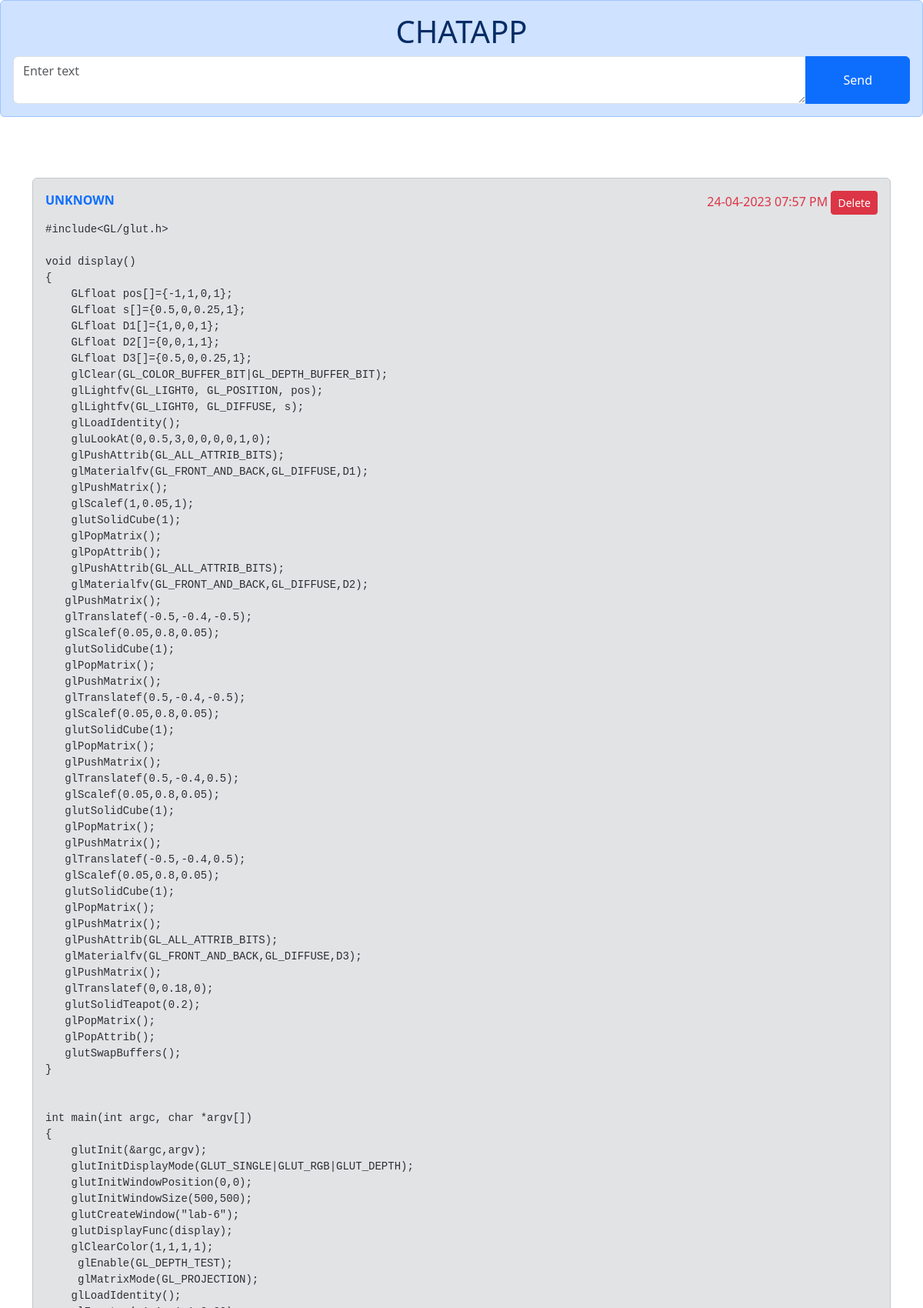
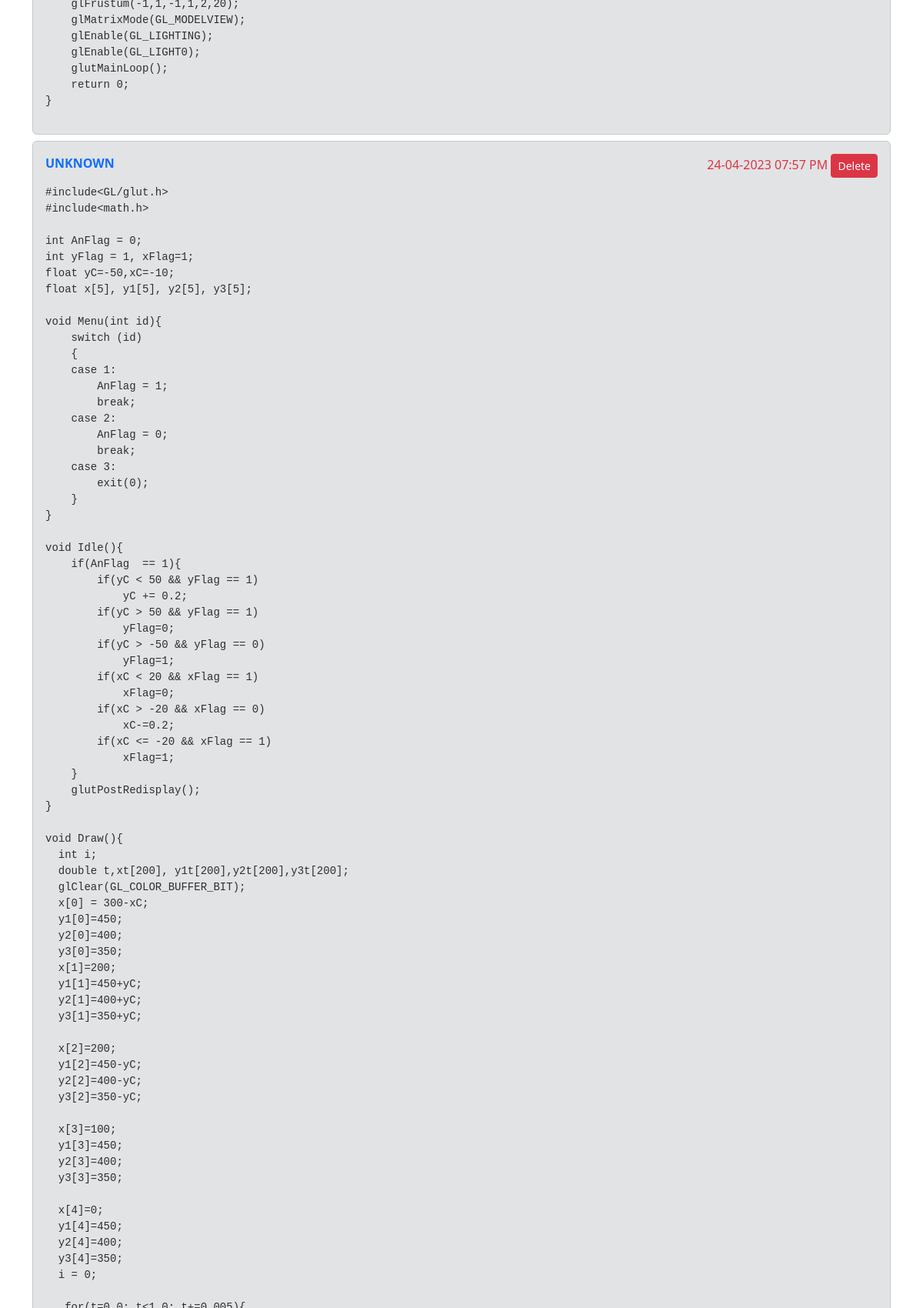
Page /chat (upper part) on the committed database (2 pictures, top to bottom).
### chatapp/models.py (models this page shows)
class Chat(models.Model):
    text = models.CharField(max_length=100000000)
    time = models.CharField(max_length=100)

### chatapp/views.py (the view)
# urls.py: path("chat",views.chat,name="chat"),
def chat(request):
    if request.method == 'POST':
        text = request.POST['text']
        time = datetime.now().strftime("%d-%m-%Y  %I:%M %p")
        Chat(text=text,time=time).save()
    return render(request,'chat/chat.html',{
        'chats':Chat.objects.all()
    })

### templates/chat/chat.html (shortened to what this page needs)
{% load static %}
<!DOCTYPE html>
<html lang="en">
<head>
    <link href="https://cdn.jsdelivr.net/npm/bootstrap@5.3.0-alpha3/dist/css/bootstrap.min.css" rel="stylesheet">
</head>
<body>
    <div class="">
        <div class="alert alert-primary position-fixed w-100 z-1">
            <h1 class="text-center">CHATAPP</h1>
        <form action="{% url 'chat:chat' %}" method="post">
            <div class="input-group">
               <textarea class="form-control" id="text" name="text" placeholder="Enter text" required></textarea>
               <button class="btn btn-primary px-5" type="submit" >Send</button>
            </div>
       </form>
        </div>
    </div>
    <div class="container">
        <div class="px-5" id="top"></div>
        {% for chat in chats %}
            <div class="alert alert-secondary my-2">
                <p class="text-primary fw-bolder">UNKNOWN <span class="float-end text-danger fw-normal">{{chat.time}} <a href="{% url 'chat:chatdelete' chat.id %}" class="btn btn-sm btn-danger">Delete</a></span></p>
                <pre >{{chat.text}}</pre>
            </div>
        {% endfor %}
    </div>
</body>
</html>

### templates/chat/chat.html (style rules this page uses)
#top { padding-top: 20%; }

### rows in the picture
Chat: time "24-04-2023 07:57 PM", text "#include<GL/glut.h> void display() { GLfloat pos[]={-1,1,0,1}; GLfloat s[]={0.5,0,0.25,1}; GLfloat D1[]={1,0,0,1}; GLfloat D2[]={0,0,1,1}; GLfloat D3[]={0.5,0,0.25,1}; glClear(GL_COLOR_BUFFER_BIT|GL_DEPTH_BUFFER_BIT); glLightfv(GL_LIGHT0, GL_POSITION, pos); glLightfv(GL_LIGHT0, GL_DIFFUSE, s); glLoadIdentity(); gluLookAt(0,0.5,3,0,0,0,0,1,0); glPushAttrib(GL_ALL_ATTRIB_BITS); glMaterialfv(GL_FRONT_AND_BACK,GL_DIFFUSE,D1); glPushMatrix(); glScalef(1,0.05,1); glutSolidCube(1); glPopMatrix(); glPopAttrib(); glPushAttrib(GL_ALL_ATTRIB_BITS); glMaterialfv(GL_FRONT_AND_BACK,GL_DIFFUSE,D2); glPushMatrix(); glTranslatef(-0.5,-0.4,-0.5); glScalef(0.05,0.8,0.05); glutSolidCube(1); glPopMatrix();…"
Chat: time "24-04-2023 07:57 PM"
